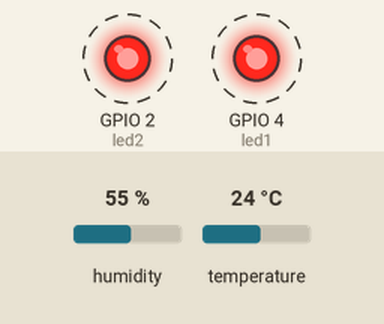
A sketch run on a simulated ESP32. Parts: output pins drawn as LEDs (lit = HIGH). Dashed ring = blinking. The test bench sets the inputs (shaded band); at power-on: humidity 55 %, temperature 24 °C. WiFi joins after 1.5 s; servers stay silent unless stated; what the sketch prints to the serial monitor is not drawn.

Above: at 1.66 s.
Timing chart, 0 to 7.1 s (numbered marks = the images above):
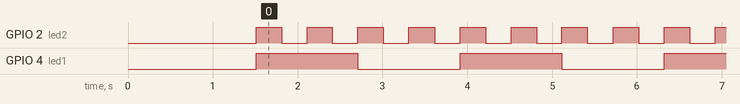

The sketch:

sketch.ino
```cpp
#include <DHT.h>
#include <FirebaseESP32.h>
#include <WiFi.h>

int led1 = 4;
int led2 = 2;
#define DHTPIN 5
#define DHTTYPE DHT22

unsigned long mulai_dari = 0;
unsigned long sebelum_pembacaan_led1 = millis();
unsigned long sebelum_pembacaan_led2 = millis();
unsigned long sebelum_pembacaan_data1 = millis();
unsigned long sebelum_pembacaan_data2 = millis();
unsigned long led1_interval = 1000; // Delay berkedip selama 1s
unsigned long led2_interval = 250;  // Delay berkedip selama 250ms
unsigned long data1_interval = 100; // Delay pengiriman data1 selama 100ms
unsigned long data2_interval = 100; // Delay pengiriman data2 selama 100ms

#define FIREBASE_HOST "****************"
#define FIREBASE_TOKEN "****************"
const char* ssid = "****************";
const char* pass = "****************";

int led1_state = LOW;
int led2_state = LOW;
int data1_state = LOW;
int data2_state = LOW;

DHT dht(DHTPIN, DHTTYPE);
FirebaseData datatemp1;
FirebaseData datatemp2;
void setup() {
  Serial.begin(115200);
  pinMode(led1, OUTPUT);
  pinMode(led2, OUTPUT);
  WiFi.begin(ssid, pass);
  Serial.println("Connecting");
  while (WiFi.status() != WL_CONNECTED){
    delay(100);
    Serial.println("Tunggu.");
  }
  Serial.println();
  Serial.print("IP : ");
  Serial.println(WiFi.localIP());
  Firebase.begin(FIREBASE_HOST, FIREBASE_TOKEN);
  Firebase.reconnectWiFi(true);
}

void loop() {
  float temp = dht.readTemperature();
  float hum = dht.readHumidity();
  mulai_dari = millis();
  if (mulai_dari - sebelum_pembacaan_led1 > led1_interval){
    led1_state = !led1_state;
    digitalWrite(led1, led1_state);
    sebelum_pembacaan_led1 = mulai_dari;
  }
  if (mulai_dari - sebelum_pembacaan_led2 > led2_interval){
    led2_state = !led2_state;
    digitalWrite(led2, led2_state);
    sebelum_pembacaan_led2 = mulai_dari;
  }
  if (mulai_dari - sebelum_pembacaan_data1 > data1_interval){
    data1_state = !data1_state;
    Firebase.setFloat(datatemp1, "/data/temp", temp);
    sebelum_pembacaan_data1 = mulai_dari;
  }
  if (mulai_dari - sebelum_pembacaan_data2 > data2_interval){
    data2_state = !data2_state;
    Firebase.setFloat(datatemp2, "/data/hum", hum);
    sebelum_pembacaan_data2 = mulai_dari;
  }
}
```

Measured:
- by itself, GPIO 2 (led2): alternates HIGH for 0.30 s and LOW for 0.30 s
- by itself, GPIO 4 (led1): alternates HIGH for 1.2 s and LOW for 1.2 s
- by itself, everything shown: repeats every 2.4 s, in 8 steps
